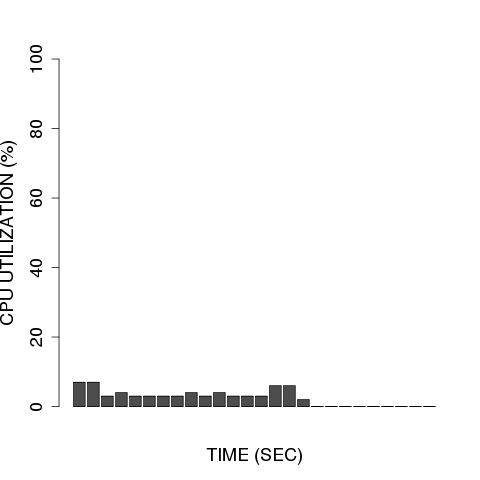

Source code (R):
library(ggplot2)

require(devEMF)
emf('../log/apachebench/precopy/default/ram1024/default/default/default/6.emf')

#png("../log/apachebench/precopy/default/ram1024/default/default/default/6.emf")
#postscript("plot.eps")
#emf("plot.emf")

#cpus <- scan (pipe("awk '{print }' ../log/apachebench/precopy/default/ram1024/default/default/default/6.dstat"), skip=2)
#cpus <- read.table("../log/apachebench/precopy/default/ram1024/default/default/default/6.dstat", colClasses=3)

# header = TRUE ignores the first line, check.names = FALSE allows '+' in 'C++'
#benchmark <- read.table("../log/apachebench/precopy/default/ram1024/default/default/default/6.dstat", header = TRUE, row.names = "time", check.names = FALSE)
#benchmark <- read.table("../log/apachebench/precopy/default/ram1024/default/default/default/6.dstat", check.names = FALSE, comment.char = "#")
#benchmark <- read.table("../log/apachebench/precopy/default/ram1024/default/default/default/6.dstat", header = TRUE, check.names = FALSE, comment.char = "#")
#benchmark <- read.table("../log/apachebench/precopy/default/ram1024/default/default/default/6.dstat", check.names = FALSE)

#cpus <- read.table("../log/apachebench/precopy/default/ram1024/default/default/default/6.dstat", header = TRUE, row.name = "time")
#cpus <- read.table(pipe("awk '{print $3}' ../log/apachebench/precopy/default/ram1024/default/default/default/6.dstat | sed '1,2d'"))
cpus <- read.table(pipe("awk '{print $3}' ../log/apachebench/precopy/default/ram1024/default/default/default/6.dstat"), skip=3, nrows=-1)
#cpus <- read.table("../log/apachebench/precopy/default/ram1024/default/default/default/6.dstat", skip=1)
#cpus <- scan("../log/apachebench/precopy/default/ram1024/default/default/default/6.dstat", skip=1)
#cpus <- read.csv("../log/apachebench/precopy/default/ram1024/default/default/default/6.dstat", sep=",", head=TRUE)
#print(cpus)
#names(cpus)

#stripchart(cpus)
#plot(cpus)
#hist(cpus)
#boxplot(cpus)

# 't()' is matrix tranposition, 'beside = TRUE' separates the benchmarks, 'heat' provides nice colors
#barplot(t(as.matrix(benchmark)), beside = TRUE, col = heat.colors(6))
#barplot((as.matrix(benchmark)), beside = TRUE, col = heat.colors(6), xlab = "TIME (SEC)", ylab = "CPU UTILIZATION (%)")
#barplot(benchmark, beside = TRUE, xlab = "TIME (SEC)", ylab = "CPU UTILIZATION (%)")

#barplot((as.matrix(cpus)), beside = TRUE, xlab = "TIME (SEC)", ylab = "CPU UTILIZATION (%)")
barplot(t(100 - as.matrix(cpus)), ylim = c(0, 100), cex.axis = 1.5, cex.lab = 1.5, cex.names = 1.5, xlab = "TIME (SEC)", ylab = "CPU UTILIZATION (%)")
#barplot(cpus, xlab = "TIME (SEC)", ylab = "CPU UTILIZATION (%)")

# 'cex' stands for 'character expansion', 'bty' for 'box type' (we don't want borders)
#legend("topright", names(benchmark), cex = 0.9, bty = "n", fill = heat.colors(6))
